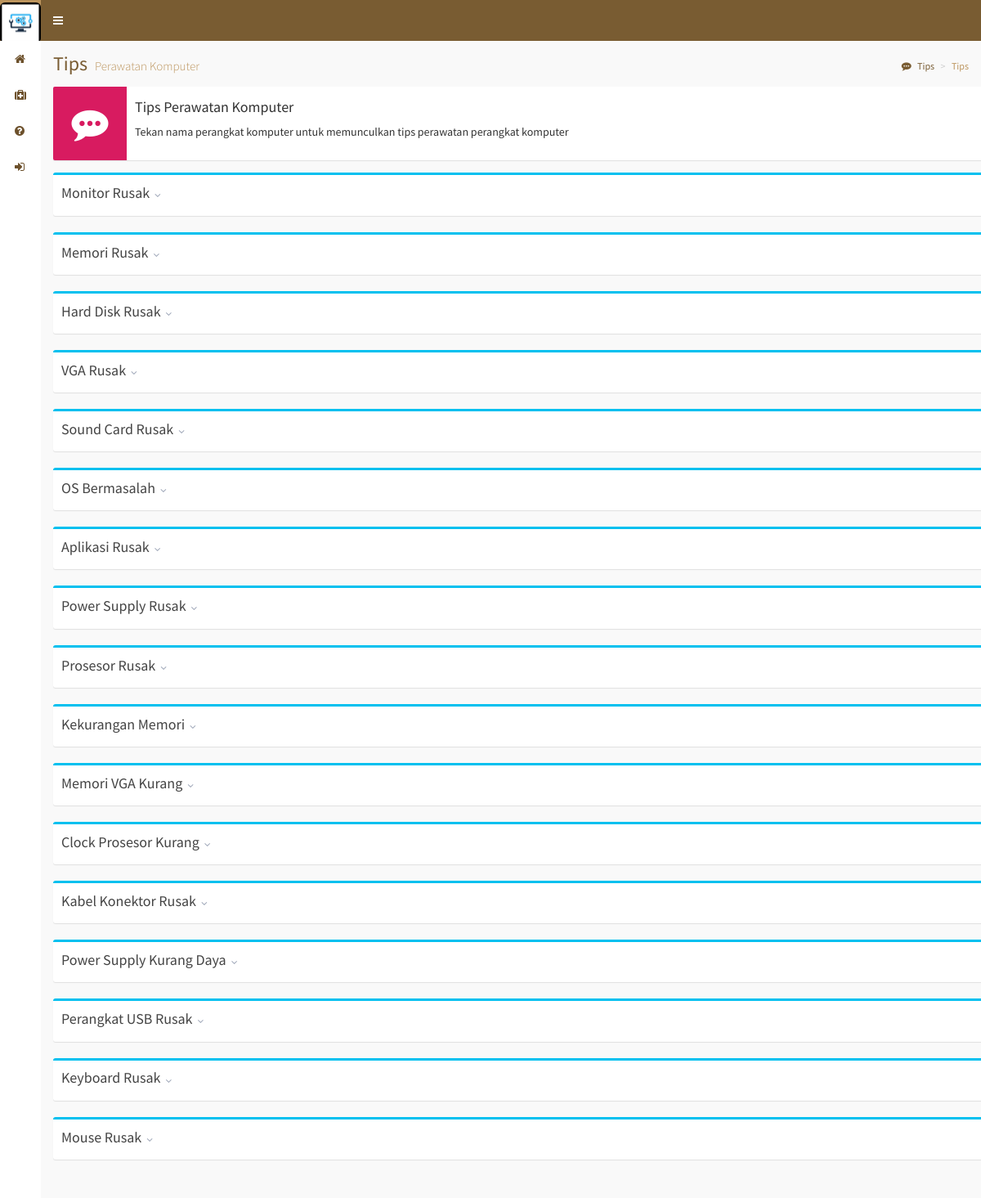
Screenshot of /index.php/tips with the database file from the repository.
### tables this page shows
CREATE TABLE `tb_penyakit` (
  `id_penyakit` int(10) NOT NULL,
  `kode_penyakit` varchar(5) NOT NULL,
  `nama_penyakit` varchar(60) NOT NULL,
  `penjelasan` varchar(5000) NOT NULL,
  `gejala` varchar(5000) NOT NULL,
  `penanganan` varchar(5000) NOT NULL
);

### application/controllers/Tips.php (called while the page is built, shortened)
<?php
class Tips extends CI_Controller
{
  function __construct()
  {
    $this->load->helper('form');
    $this->load->library('form_validation');
    $this->load->library('upload');
    $this->load->helper('url_helper');
    $this->load->helper('text');
    $this->load->helper('date');
    $this->load->library('pagination');
    $this->load->model('Konsultasi_model');
  }
  public function index(){
    $data['penyakit']=$this->Konsultasi_model->daftar_penyakit();
    $this->load->view('pages/static/header');
    $this->load->view('pages/forms/tips_perawatan',$data);
    $this->load->view('pages/static/footer');
  }
}

### index.php (called while the page is built, shortened)
<?php
require_once BASEPATH.'core/CodeIgniter.php';

### application/models/Konsultasi_model.php (called while the page is built, shortened)
<?php
class Konsultasi_model extends CI_Model
{
  public function daftar_penyakit(){
    return $this->db->get('tb_penyakit')->result();
  }
}

### application/views/pages/forms/tips_perawatan.php (the view, shortened to what this page needs)
<div class="content-wrapper">
  <section class="content-header">
    <h1>
      Tips
      <small>Perawatan Komputer</small>
    </h1>
    <ol class="breadcrumb">
      <li><a href="#"><i class="fa fa-commenting"></i> Tips</a></li>
      <li class="active">Tips</li>
    </ol>
  </section>
  <section class="content">
    <div class="container">
    <div class="jawaban">
        <div class="row">
          <div class="jawab">
            <div class="info-box">
                <span class="info-box-icon bg-maroon"><i class="fa fa-commenting"></i></span>
                <div class="info-box-content">
                  <h4>Tips Perawatan Komputer</h4>
                  Tekan nama perangkat komputer untuk memunculkan tips perawatan perangkat komputer
                </div>
            </div>
            <?php
            foreach ($penyakit as $key) {
            ?>
            <div class="box box-info collapsed-box">
              <div class="box-header with-border" data-widget="collapse">
                <h3 class="box-title"><?php echo $key->nama_penyakit; ?></h3><button type="button" class="btn btn-box-tool"><i class="fa fa-angle-down"></i></button>
              </div>
            </div>
            <?php
            }
             ?>
          </div>
        </div>
    </div>
    </div>
  </section>
</div>

### assets/css/style.css (style rules this page uses)
html,body { padding: 0px; margin: 0px; top: 0px; }

### rows the page displays
tb_penyakit: nama_penyakit "Monitor Rusak"
tb_penyakit: nama_penyakit "Memori Rusak"
tb_penyakit: nama_penyakit "Hard Disk Rusak"
tb_penyakit: nama_penyakit "VGA Rusak"
tb_penyakit: nama_penyakit "Sound Card Rusak"
tb_penyakit: nama_penyakit "OS Bermasalah"
tb_penyakit: nama_penyakit "Aplikasi Rusak"
tb_penyakit: nama_penyakit "Power Supply Rusak"
tb_penyakit: nama_penyakit "Prosesor Rusak"
tb_penyakit: nama_penyakit "Kekurangan Memori"
tb_penyakit: nama_penyakit "Memori VGA Kurang"
tb_penyakit: nama_penyakit "Clock Prosesor Kurang"
tb_penyakit: nama_penyakit "Kabel Konektor Rusak"
tb_penyakit: nama_penyakit "Power Supply Kurang Daya"
tb_penyakit: nama_penyakit "Perangkat USB Rusak"
tb_penyakit: nama_penyakit "Keyboard Rusak"
tb_penyakit: nama_penyakit "Mouse Rusak"
